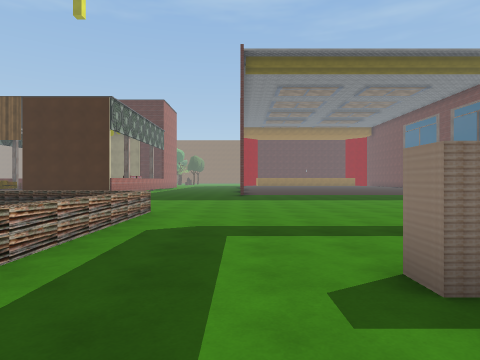
View 1 (above)

24 first-person views from a walk through a 3-D level made in the Unity game engine. The camera is 1.5 m above the floor, looks level and sees 75° across. The floor is counted in squares, 2 m on a side. Each view is taken from the middle of a square. On the plan, view 1 faces up. The plan holds only what a view shows up to about 10 squares ahead; the rest is blank. The place goes on beyond the plan. Some surface patterns are stand-ins.

View 2
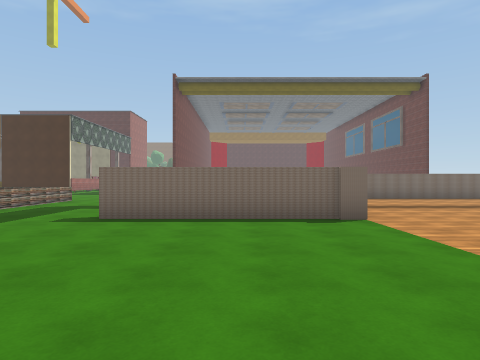

View 3
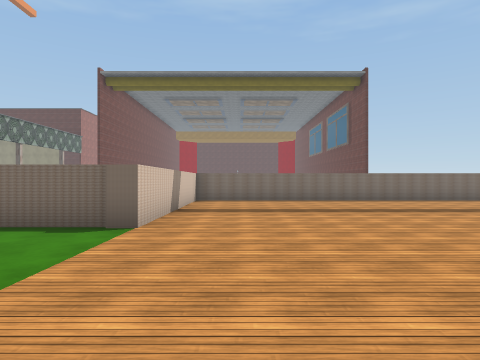

View 4
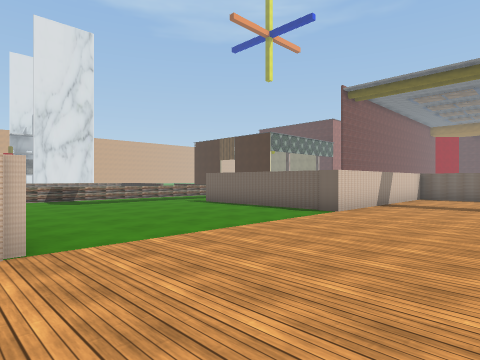

View 5
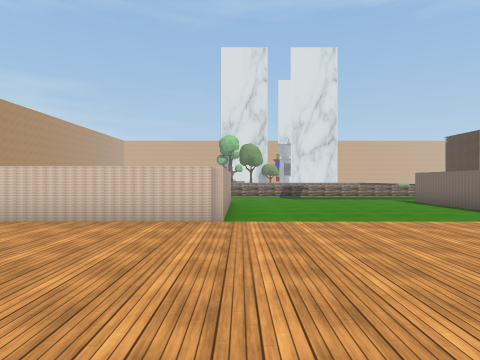

View 6
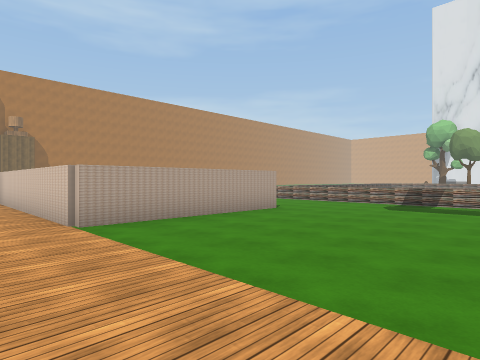

View 7
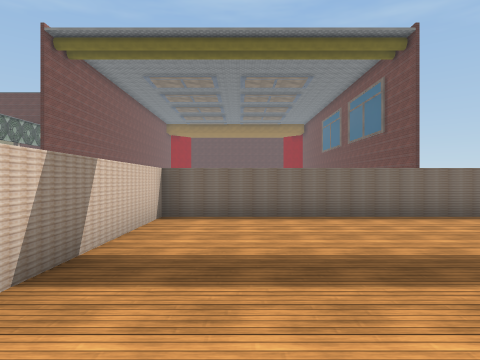

View 8
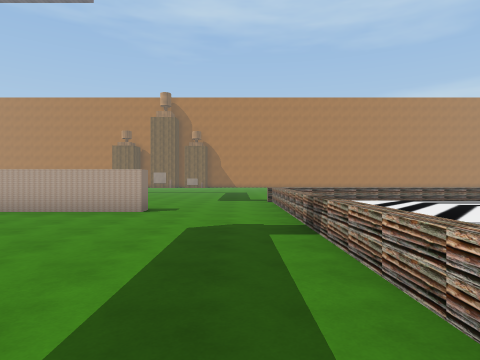

View 9
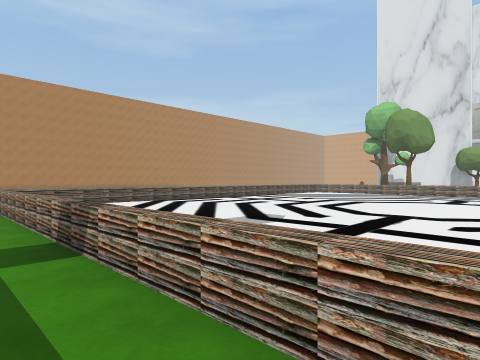

View 10
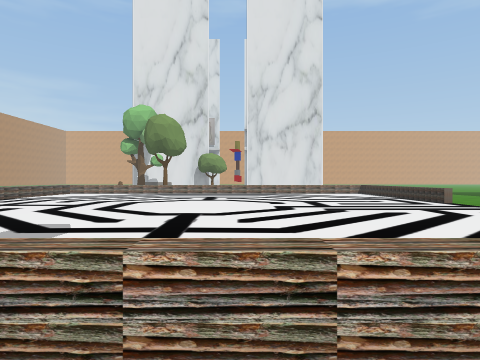

View 11
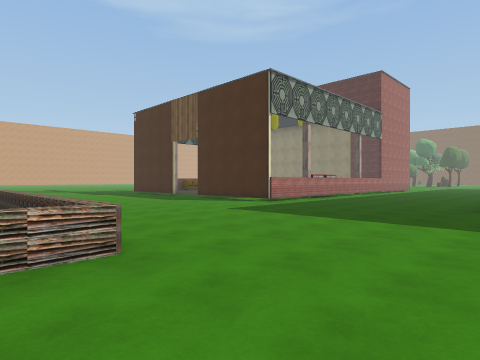

View 12
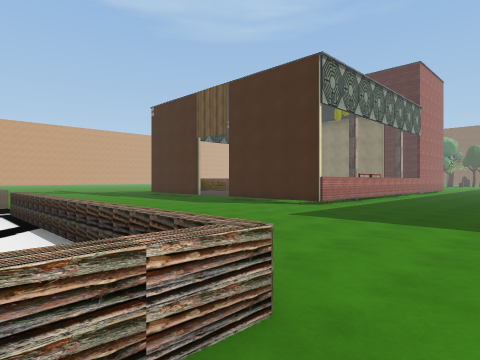

View 13
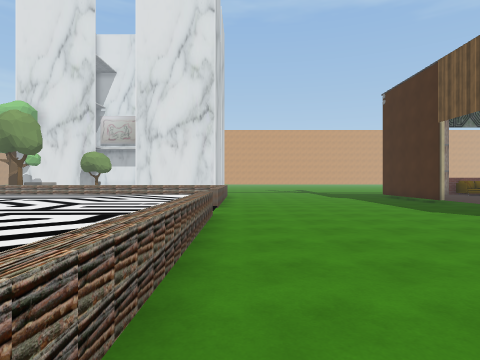

View 14
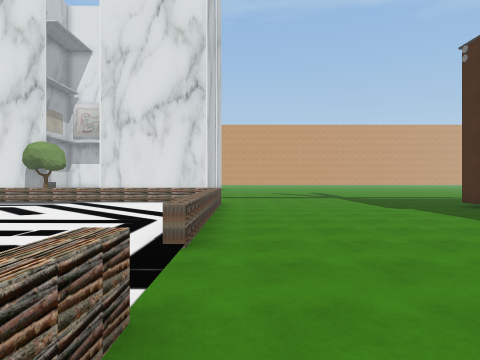

View 15
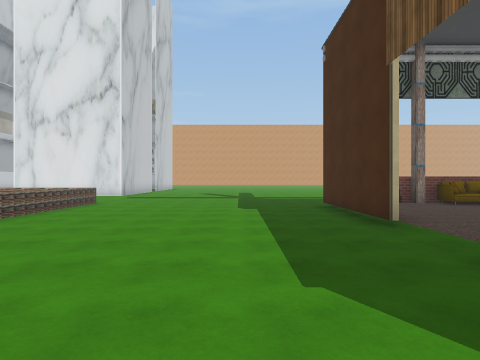

View 16
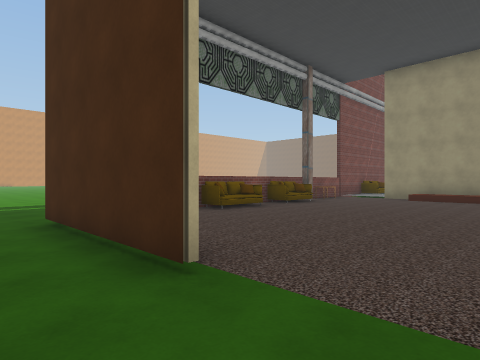

View 17
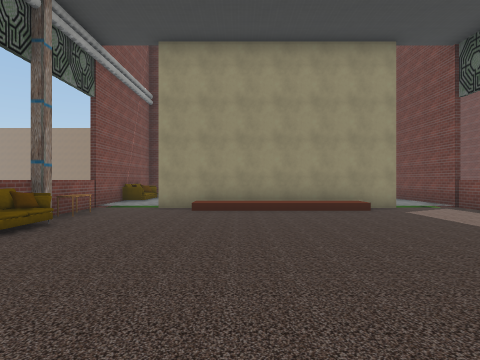

View 18
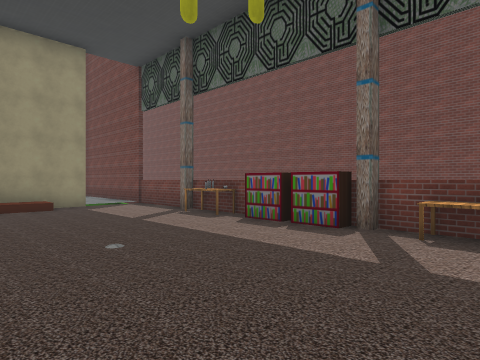

View 19
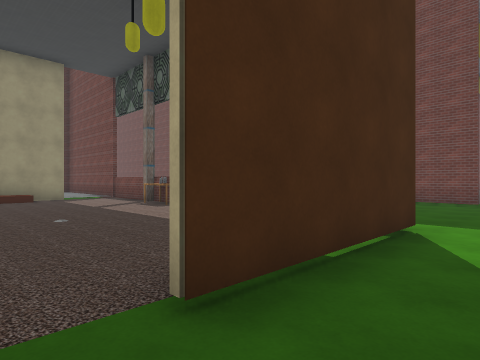

View 20
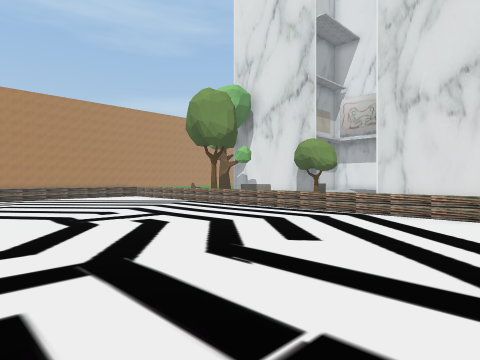

View 21
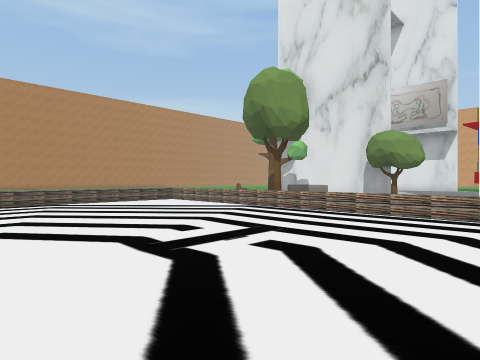

View 22
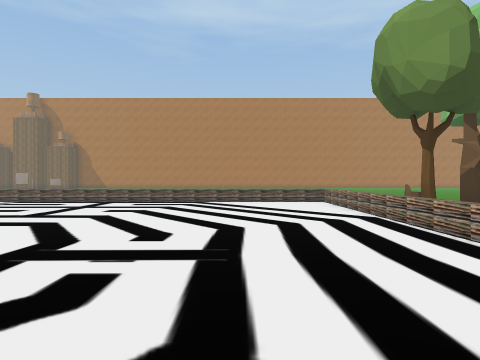

View 23
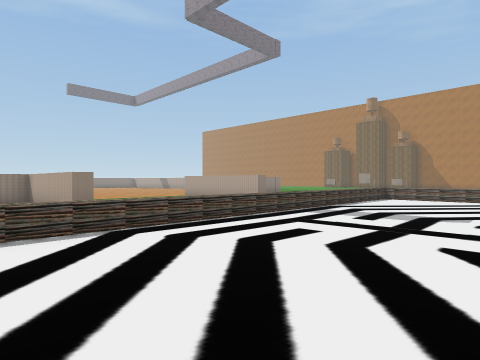

View 24
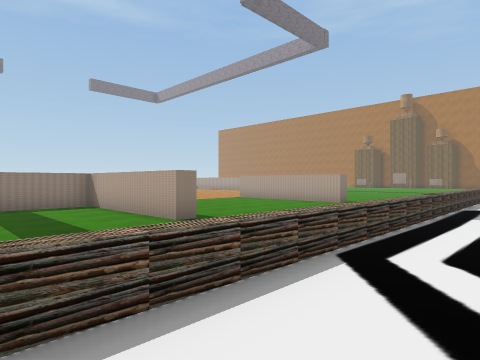

### Floor plan
Key: @ floor where view 1 was taken; # wall or solid block; . main floor; : floor 0.25 m higher than the main floor; + floor 0.5 m higher than the main floor; = window, fence, low wall or low ledge; ^ raised ledge; S sofa; T table; R tree; O other object.
Columns run from 17 left of view 1 to 12 right of it. Each row starts with its distance up from view 1.
 26  #:       :#
 25  #:: ##   :#
 24  #:###++##:#
 23  T:::::::::#
 22  #:::::::::#
 21  S:::::::::T
 20  #:::::::::#
 19  #:::::::::O
 18  S:::::::::O
 17  #:::::::::# ....
 16  O:::::::::T.....#
 15   ::::::::T#.....#
 14 .####..####.......
 13 ..................
 12 ..................
 11 ..................
 10 .......................
  9 .......................#######
  8 ...................... #......
  7 ^^^^^^^..^^^^^^=...... #......
  6 ^..............=.....  #......
  5 ^..............=.......#......
  4 ^..............=.......#......
  3 ^..............=.......#......
  2 ^..............=...#####......
  1 ^..............=.............
  0 ^..............=.@...........
 -1 ^..............=............
 -2 ^..............=............
 -3 R..............=.............
 -4 ^..............=..............
 -5 ^..............=...#####.....
 -6 ^............. =....   #....
 -7 ^............  =...    #...

Where each view was taken, in squares from view 1:
view 1: 0 up, 0 right, facing up
view 2: 4 down, 4 right, facing up
view 3: 3 down, 8 right, facing up
view 4: 5 down, 10 right, facing up-left
view 5: 4 down, 12 right, facing left
view 6: 1 up, 8 right, facing down-left
view 7: 2 up, 8 right, facing up
view 8: 3 up, 1 left, facing down
view 9: 2 up, 1 left, facing down-left
view 10: 1 up, 1 left, facing left
view 11: 6 up, 1 right, facing up-left
view 12: 6 up, 1 left, facing up-left
view 13: 8 up, 2 left, facing left
view 14: 8 up, 7 left, facing left
view 15: 12 up, 7 left, facing left
view 16: 13 up, 10 left, facing up-left
view 17: 16 up, 12 left, facing up
view 18: 15 up, 11 left, facing up-right
view 19: 13 up, 11 left, facing up-right
view 20: 6 up, 10 left, facing down-left
view 21: 3 up, 10 left, facing down-left
view 22: 3 up, 14 left, facing down
view 23: 5 up, 7 left, facing down-right
view 24: 6 up, 4 left, facing down-right
